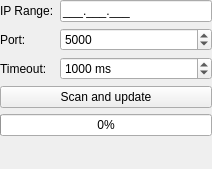
<?xml version="1.0" encoding="UTF-8"?>
<ui version="4.0">
 <class>ChannelsScan</class>
 <widget class="QWidget" name="ChannelsScan">
  <property name="geometry">
   <rect>
    <x>0</x>
    <y>0</y>
    <width>212</width>
    <height>169</height>
   </rect>
  </property>
  <property name="windowTitle">
   <string>Scan for channels</string>
  </property>
  <property name="windowIcon">
   <iconset theme="accessories-text-editor">
    <normaloff>.</normaloff>.</iconset>
  </property>
  <layout class="QGridLayout" name="gridLayout">
   <property name="leftMargin">
    <number>0</number>
   </property>
   <property name="topMargin">
    <number>0</number>
   </property>
   <property name="rightMargin">
    <number>0</number>
   </property>
   <property name="bottomMargin">
    <number>0</number>
   </property>
   <item row="0" column="0">
    <widget class="QLabel" name="labelFrom">
     <property name="text">
      <string>IP Range:</string>
     </property>
    </widget>
   </item>
   <item row="0" column="1">
    <widget class="QLineEdit" name="ipFrom">
     <property name="inputMask">
      <string notr="true">000.000.000;_</string>
     </property>
    </widget>
   </item>
   <item row="1" column="0">
    <widget class="QLabel" name="labelPort">
     <property name="text">
      <string>Port:</string>
     </property>
    </widget>
   </item>
   <item row="1" column="1">
    <widget class="QSpinBox" name="ipPort">
     <property name="minimum">
      <number>80</number>
     </property>
     <property name="maximum">
      <number>9999</number>
     </property>
     <property name="value">
      <number>5000</number>
     </property>
    </widget>
   </item>
   <item row="2" column="0">
    <widget class="QLabel" name="labelTimeout">
     <property name="text">
      <string>Timeout:</string>
     </property>
    </widget>
   </item>
   <item row="2" column="1">
    <widget class="QSpinBox" name="ipTimeout">
     <property name="suffix">
      <string> ms</string>
     </property>
     <property name="minimum">
      <number>500</number>
     </property>
     <property name="maximum">
      <number>3000</number>
     </property>
     <property name="singleStep">
      <number>100</number>
     </property>
     <property name="value">
      <number>1000</number>
     </property>
    </widget>
   </item>
   <item row="3" column="0" colspan="2">
    <widget class="QPushButton" name="buttonUpdate">
     <property name="text">
      <string>Scan and update</string>
     </property>
     <property name="icon">
      <iconset theme="view-refresh">
       <normaloff>.</normaloff>.</iconset>
     </property>
     <property name="iconSize">
      <size>
       <width>22</width>
       <height>22</height>
      </size>
     </property>
     <property name="checkable">
      <bool>true</bool>
     </property>
    </widget>
   </item>
   <item row="4" column="0" colspan="2">
    <widget class="QProgressBar" name="progressBar">
     <property name="minimum">
      <number>1</number>
     </property>
     <property name="maximum">
      <number>255</number>
     </property>
     <property name="value">
      <number>1</number>
     </property>
    </widget>
   </item>
   <item row="5" column="0" colspan="2">
    <spacer name="verticalSpacer_2">
     <property name="orientation">
      <enum>Qt::Vertical</enum>
     </property>
     <property name="sizeHint" stdset="0">
      <size>
       <width>200</width>
       <height>3</height>
      </size>
     </property>
    </spacer>
   </item>
  </layout>
 </widget>
 <resources/>
 <connections/>
</ui>
